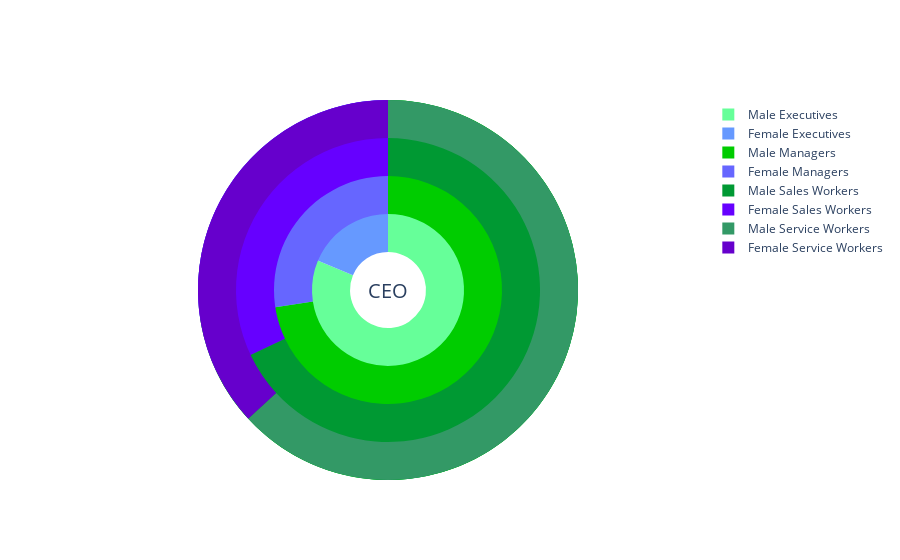

The notebook cell this image was saved under:
### Code cell
fig.show()

### Figure 1 — Plotly figure (JSON) as saved in the notebook; plotly's stock layout.template omitted (floating-point values rounded to 4 significant figures)
{"data": [{"direction": "counterclockwise", "hole": 0.2, "hovertext": "Women currently encompass 26.5% of Executives/ Senior-Level Officials and Managers in the S&P500", "labels": ["Male Executives", "Female Executives"], "marker": {"colors": ["#66ff99", "#6699ff"]}, "textinfo": "none", "textposition": "inside", "type": "pie", "uid": "4346224e-e559-4de5-a616-7dda266c52dd", "values": [87, 20]}, {"direction": "counterclockwise", "hole": 0.4, "hovertext": "Women make up 36.9% of First/ Mid-Level Officials and Managers in the S&P500", "labels": ["Male Managers", "Female Managers"], "marker": {"colors": ["#00cc00", "#6666ff"]}, "textinfo": "none", "textposition": "inside", "type": "pie", "uid": "5628a94d-e0c0-4fc2-9ba2-a27cb1b74291", "values": [5955, 2250]}, {"direction": "counterclockwise", "hole": 0.6, "hovertext": "Insert text about sales here", "labels": ["Male Sales Workers", "Female Sales Workers"], "marker": {"colors": ["#009933", "#6600ff"]}, "textinfo": "none", "textposition": "inside", "type": "pie", "uid": "be61b925-4eeb-4b3c-b884-cb6d368d0f96", "values": [14485, 6830]}, {"direction": "counterclockwise", "hole": 0.8, "hovertext": "Women represent 44.7% of Total Employees in the S&P500", "labels": ["Male Service Workers", "Female Service Workers"], "marker": {"colors": ["#339966", "#6600cc"]}, "textinfo": "none", "textposition": "inside", "type": "pie", "uid": "131b2186-ac05-4587-9e11-7573ed3cc460", "values": [264, 154]}], "layout": {"annotations": [{"font": {"size": 20}, "showarrow": false, "text": "CEO", "x": 0.5, "y": 0.5}]}}
